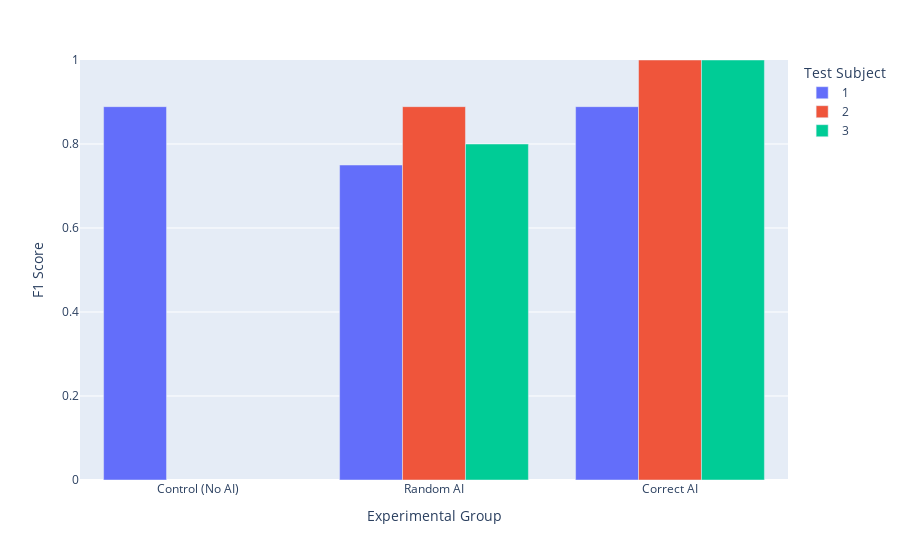

Source (notebook cell):
### Markdown cell above
##### F1 scores

### Code cell
plot_dict = {k: [] for k in ('Experimental Group', 'Test Subject', 'F1 Score')}
for group in reversed(sorted(df['group'].unique())):
    group_df = df[df['group'] == group]
    for subject in group_df['subject'].unique():
        subject_df = group_df[group_df['subject'] == subject]
        subject_acc = f1_score(TRUE_LABELS, subject_df['answer'])
        plot_dict['Experimental Group'].append(GROUP_MAP[group])
        plot_dict['Test Subject'].append(str(subject))
        plot_dict['F1 Score'].append(subject_acc)
plot_df = pd.DataFrame(plot_dict)
fig = px.bar(
    plot_df,
    x='Experimental Group',
    y='F1 Score',
    color='Test Subject',
    barmode='group',
    range_y=[0,1]
)
fig.show()

### Figure 1 — Plotly figure (JSON) as saved in the notebook; plotly's stock layout.template omitted (floating-point values rounded to 4 significant figures)
{"data": [{"alignmentgroup": "True", "hovertemplate": "Test Subject=1<br>Experimental Group=%{x}<br>F1 Score=%{y}<extra></extra>", "legendgroup": "1", "marker": {"color": "#636efa", "pattern": {"shape": ""}}, "name": "1", "offsetgroup": "1", "orientation": "v", "showlegend": true, "textposition": "auto", "type": "bar", "x": ["Control (No AI)", "Random AI", "Correct AI"], "xaxis": "x", "y": [0.8889, 0.75, 0.8889], "yaxis": "y"}, {"alignmentgroup": "True", "hovertemplate": "Test Subject=2<br>Experimental Group=%{x}<br>F1 Score=%{y}<extra></extra>", "legendgroup": "2", "marker": {"color": "#EF553B", "pattern": {"shape": ""}}, "name": "2", "offsetgroup": "2", "orientation": "v", "showlegend": true, "textposition": "auto", "type": "bar", "x": ["Random AI", "Correct AI"], "xaxis": "x", "y": [0.8889, 1], "yaxis": "y"}, {"alignmentgroup": "True", "hovertemplate": "Test Subject=3<br>Experimental Group=%{x}<br>F1 Score=%{y}<extra></extra>", "legendgroup": "3", "marker": {"color": "#00cc96", "pattern": {"shape": ""}}, "name": "3", "offsetgroup": "3", "orientation": "v", "showlegend": true, "textposition": "auto", "type": "bar", "x": ["Random AI", "Correct AI"], "xaxis": "x", "y": [0.8, 1], "yaxis": "y"}], "layout": {"autosize": true, "barmode": "group", "legend": {"title": {"text": "Test Subject"}, "tracegroupgap": 0}, "margin": {"t": 60}, "xaxis": {"anchor": "y", "autorange": true, "domain": [0, 1], "range": [-0.5, 2.5], "title": {"text": "Experimental Group"}, "type": "category"}, "yaxis": {"anchor": "x", "domain": [0, 1], "range": [0, 1], "title": {"text": "F1 Score"}, "type": "linear"}}}
